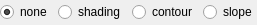
<?xml version="1.0" encoding="UTF-8"?>
<ui version="4.0">
 <class>IStatusDEM</class>
 <widget class="QWidget" name="IStatusDEM">
  <property name="geometry">
   <rect>
    <x>0</x>
    <y>0</y>
    <width>229</width>
    <height>25</height>
   </rect>
  </property>
  <property name="windowTitle">
   <string>Form</string>
  </property>
  <layout class="QHBoxLayout">
   <property name="margin">
    <number>0</number>
   </property>
   <item>
    <widget class="QRadioButton" name="radioNone">
     <property name="text">
      <string>none</string>
     </property>
     <property name="checked">
      <bool>true</bool>
     </property>
    </widget>
   </item>
   <item>
    <widget class="QRadioButton" name="radioShading">
     <property name="text">
      <string>shading</string>
     </property>
    </widget>
   </item>
   <item>
    <widget class="QRadioButton" name="radioContour">
     <property name="text">
      <string>contour</string>
     </property>
    </widget>
   </item>
   <item>
    <widget class="QRadioButton" name="radioSlope">
     <property name="text">
      <string>slope</string>
     </property>
    </widget>
   </item>
  </layout>
 </widget>
 <resources/>
 <connections/>
</ui>
